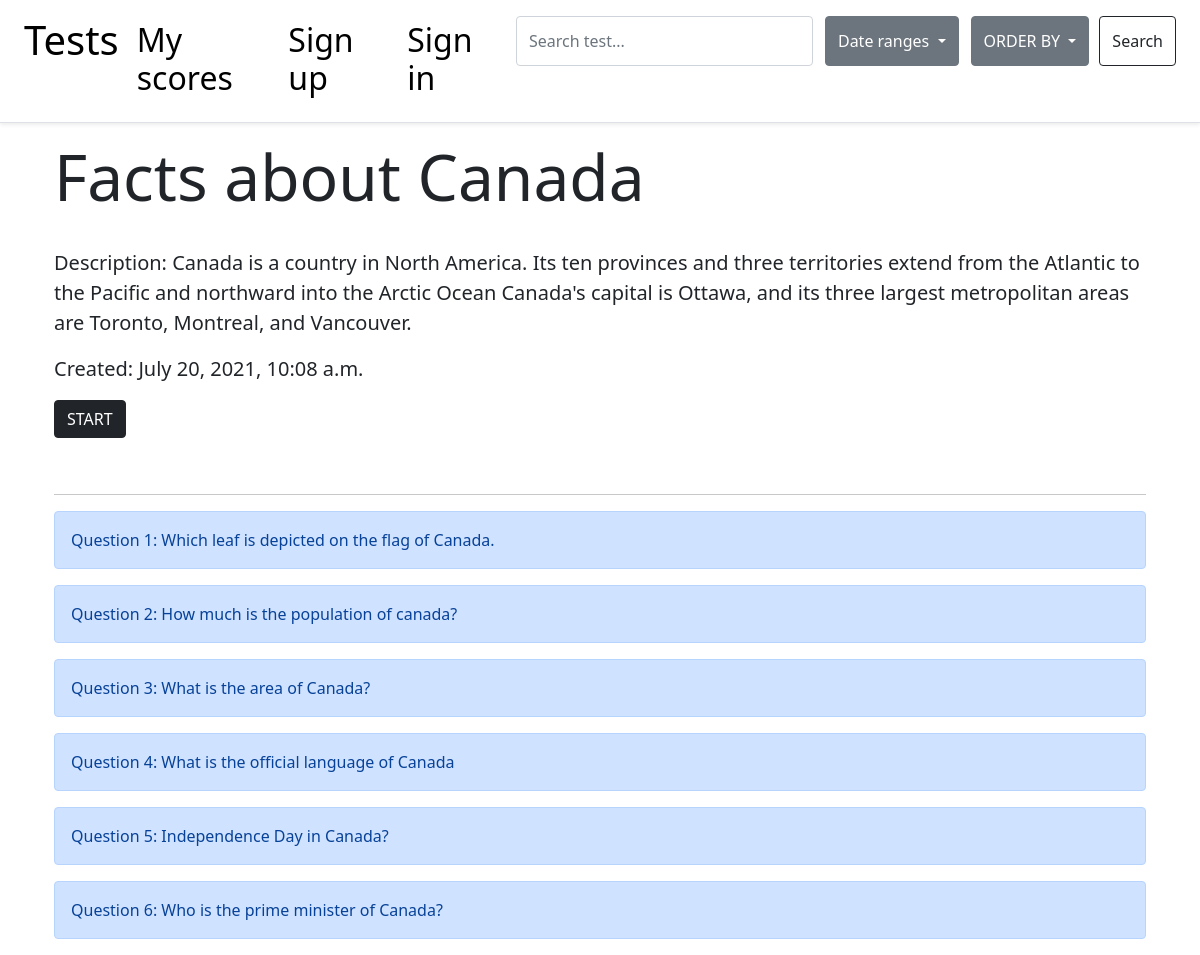
Page /2/ on the committed database.
### tests/models.py (models this page shows, shortened)
class Test(models.Model):
    title = models.CharField(max_length=200, blank=True, null=True, unique=True)
    questions = models.ManyToManyField(Question, related_name="test", blank=True)
    description = models.CharField(max_length=280, blank=True)
    image_src = models.CharField(max_length=120, blank=True, default="https://source.unsplash.com/random")
    created_at = models.DateTimeField(auto_now_add=True)

class Question(models.Model):
    text = models.TextField()
    options = models.ManyToManyField(Option, related_name='question_set')
    right_option = models.ForeignKey(Option, on_delete=models.CASCADE, related_name='question')

### tests/views.py (the view)
# urls.py: path('<int:pk>/', TestDetailView.as_view(), name='post_detail'),
class TestDetailView(DetailView):
    model = Test
    template_name = 'tests/detail.html'

### templates/tests/detail.html (shortened to what this page needs)
{% extends '_base.html' %}
{% block content %}
<div class="container">
<h1 class="post__title">{{test.title}}</h1>
<p class="lead">
    Description: {{test.description}}
</p>
<p class="lead">
    Created: {{test.created_at}}
</p>
<a href="{% url 'start' test.id %}" type="button" class="btn btn-dark glow" style="margin-bottom: 5vh;">START</a>
<hr/>
<div>
    {% for question in test.questions.all %}
    <div class = "alert alert-primary" role="alert">
        Question {{forloop.counter}}:  {{question.text}}
    </div>
    {% endfor %}
</div>
{% endblock content %}

### static/css/base.css (style rules this page uses)
.post__title { font-size: 8vh; margin-bottom: 4vh; }
.glow { animation: glowing 1300ms infinite; }

### rows in the picture
Test: title "Facts about Canada", description "Canada is a country in North America. Its ten provinces and three territories extend from the Atlantic to the Pacific and northward into the Arctic Ocean Canada's capital is Ottawa, and its three largest metropolitan areas are Toronto, Montreal, and Vancouver.", created_at "July 20, 2021, 10:08 a.m."
Question: text "Which leaf is depicted on the flag of Canada."
Question: text "How much is the population of canada?"
Question: text "What is the area of Canada?"
Question: text "What is the official language of Canada"
Question: text "Independence Day in Canada?"
Question: text "Who is the prime minister of Canada?"
